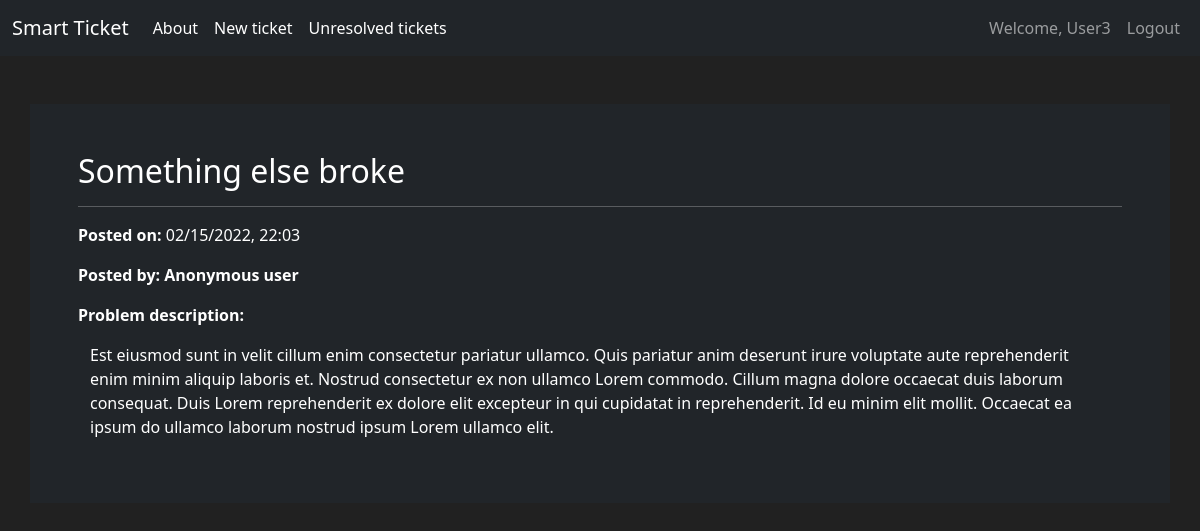
The page /ticket/2 (signed in) on the database as committed earlier.
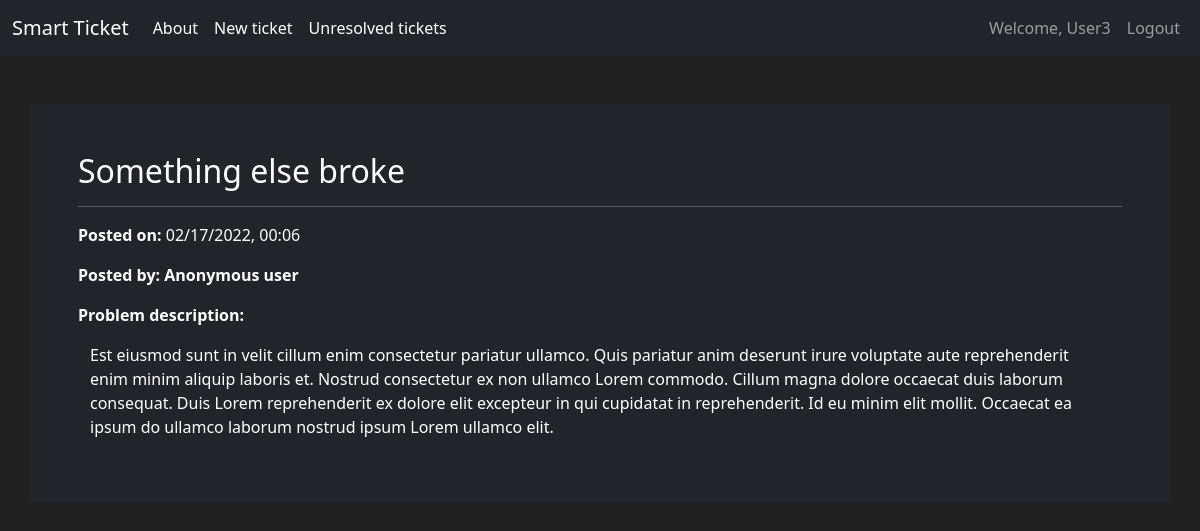
The same page on the database as committed later.
### smart_ticket/models.py (models this page shows, shortened)
class Ticket(db.Model):
    id = db.Column(db.Integer(),primary_key = True)
    subject = db.Column(db.String(length=30), nullable=False)
    issue_description = db.Column(db.Text(length=2500))
    creation_time = db.Column(db.DateTime(),nullable=False, default = datetime.now())
    author_id = db.Column(db.Integer(), db.ForeignKey('user.id'), nullable=True)
    is_solved = db.Column(db.Boolean(), nullable=False, default = False)
    log_messages = db.relationship('TicketLogMessage',backref='ticket', lazy=True)

### smart_ticket/routes.py (the view)
@app.route('/ticket/<int:id>')
@login_required
def ticket_detail_page(id:int):
    ticket = Ticket.query.get_or_404(id)
    return render_template('ticket_detail.html', ticket=ticket)

### smart_ticket/models.py (called while the page is built)
@login_manager.user_loader
def load_user(user_id):
    return User.query.get(int(user_id))

### smart_ticket/routes.py (called while the page is built)
@app.template_filter('format_time')
def format_time(timestamp):
    return timestamp.strftime("%m/%d/%Y, %H:%M")

### smart_ticket/templates/ticket_detail.html (shortened to what this page needs)
{% extends 'base.html' %}
{% block content %}
<div class = "container bg-dark m-5 p-5 mx-auto">
    <h2>{{ticket.subject}}</h2>
    <hr>
    <p><strong> Posted on: </strong>{{ticket.creation_time|format_time}}</p>
    {% if ticket.author.username|length  %}
    <p><strong>Posted by: </strong>{{ticket.author.username}}</p>
    {%  else %}
    <p><strong>Posted by: Anonymous user</strong></p>
    {% endif %}
    <p><strong>Problem description:</strong></p>
    <div class ="container border-white">
        <p>{{ticket.issue_description}}</p>
    </div>
</div>
{% endblock content %}

Rows that differ between the two databases and show on the page:
changed Ticket "Something else broke": creation_time "02/15/2022, 22:03" → "02/17/2022, 00:06"
